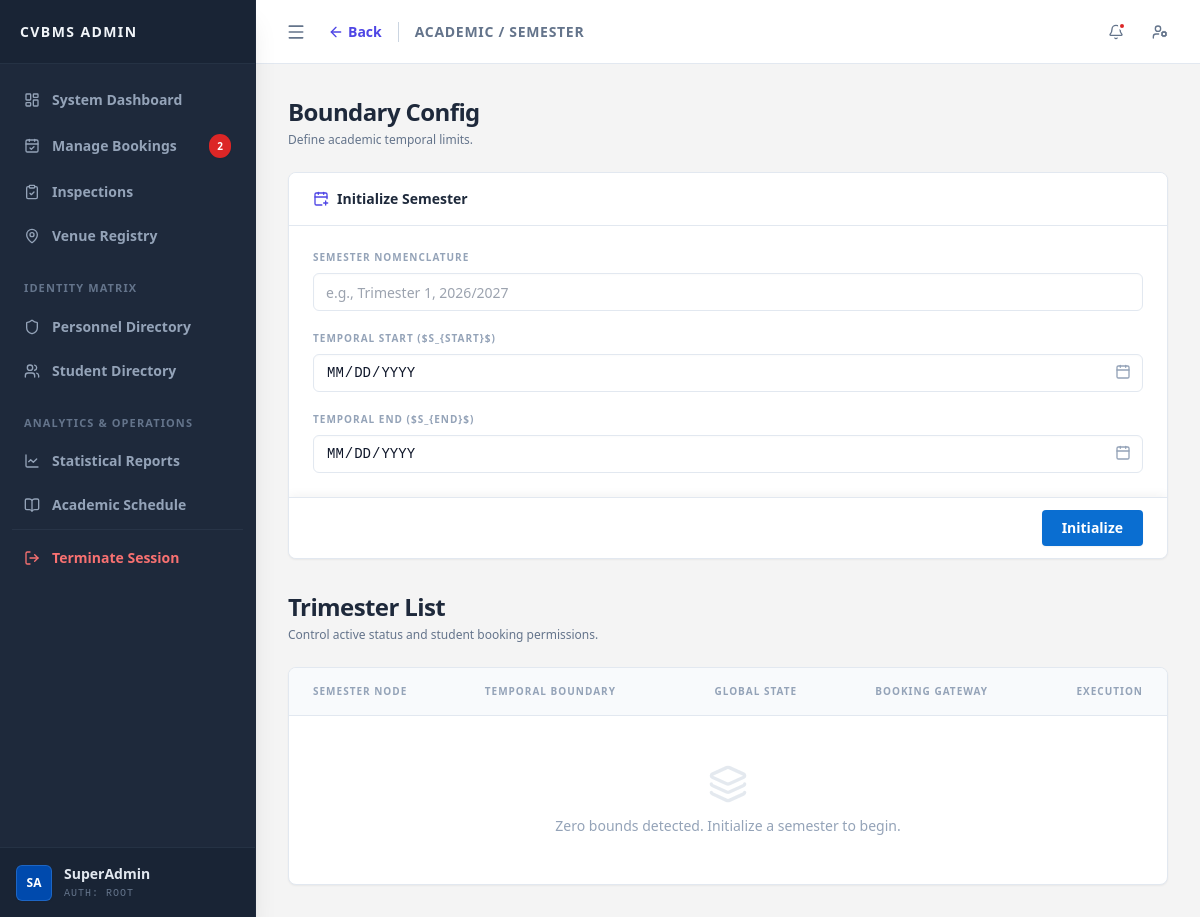
The app's page /admin/semester_management.php (signed in), older data.
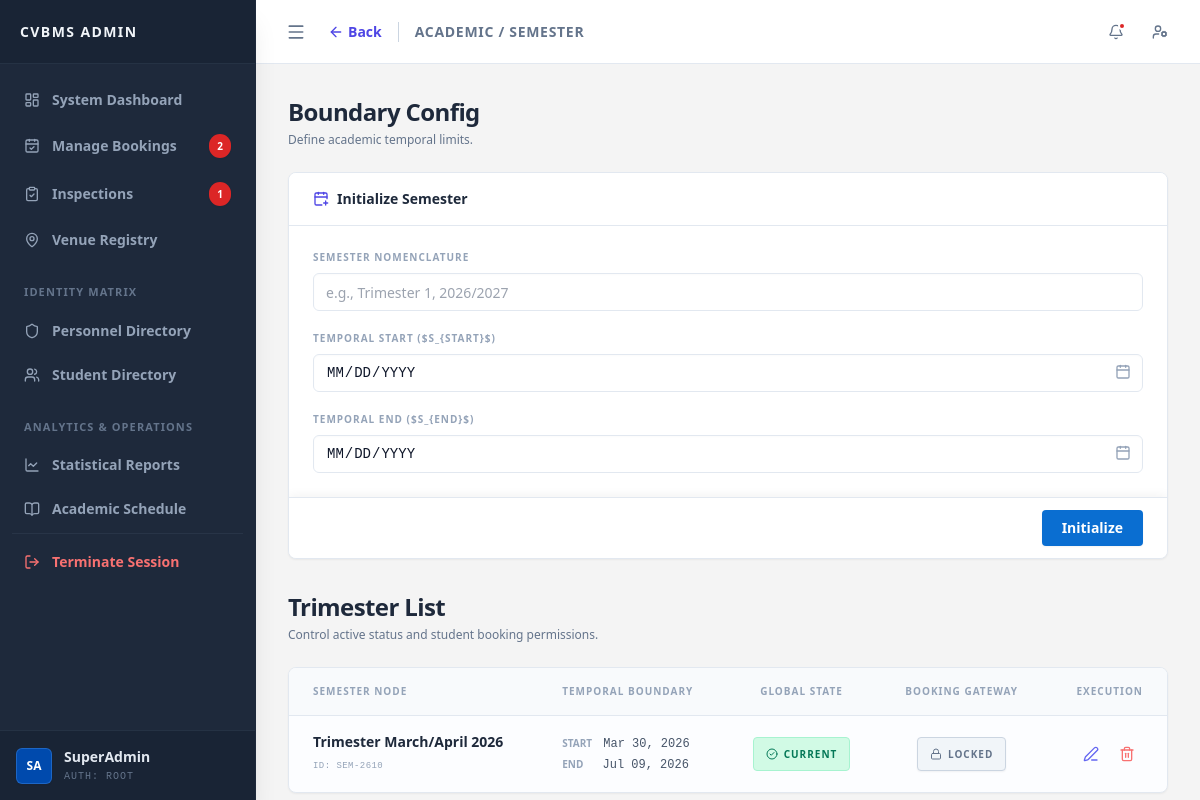
The same page, newer data.
### tables this page shows
CREATE TABLE `semester_config` (
  `sem_id` int(4) UNSIGNED NOT NULL,
  `sem_name` varchar(50) NOT NULL,
  `start_date` date NOT NULL,
  `end_date` date NOT NULL,
  `is_active` tinyint(1) NOT NULL DEFAULT 0,
  `is_booking_open` tinyint(1) NOT NULL DEFAULT 0
);

### admin/semester_management.php (the view, shortened to what the rows shown need)
<?php
require_once '../config/db.php';
$edit_data = null;
$sql = "SELECT * FROM semester_config ORDER BY start_date DESC";
$result = $conn->query($sql);
?>
<!DOCTYPE html>
<html lang="en">
<head>
    <script src="https://cdn.tailwindcss.com"></script>
    <link rel="stylesheet" href="layout.css?v=1.2">
    <link rel="stylesheet" href="../assets/css/fiori_forms.css">
</head>
<body class="bg-[#f4f4f4] text-slate-800 font-sans antialiased h-screen flex overflow-hidden">
    <main class="flex-1 flex flex-col h-screen overflow-hidden relative">
            <?php
                $topbar_content = '<div class="flex items-center">
                    <a href="academic.php" class="text-sm font-bold text-indigo-600 hover:text-indigo-800 flex items-center mr-4 transition-colors">
                        <i data-lucide="arrow-left" class="w-4 h-4 mr-1"></i> Back
                    </a>
                    <h2 class="text-sm font-bold text-slate-500 uppercase tracking-wider border-l border-slate-300 pl-4">Academic / Semester</h2>
                </div>';
                include('../includes/admin_topbar.php');
            ?>
        <div class="flex-1 overflow-y-auto p-8 scroll-smooth flex flex-col xl:flex-row gap-8">
            <div class="w-full xl:w-1/3 shrink-0">
                <div class="mb-6">
                    <h1 class="text-2xl font-extrabold text-slate-800 tracking-tight">Boundary Config</h1>
                </div>
                <form action="../actions/process_semester.php" method="POST" class="bg-white rounded-lg shadow-sm border border-slate-200 overflow-hidden flex flex-col">
                    <div class="px-6 py-4 border-b border-slate-200 bg-white">
                        <h2 class="text-sm font-bold text-slate-800 flex items-center">
                            <?php if ($edit_data): ?>
                                <i data-lucide="edit" class="w-4 h-4 mr-2 text-amber-500"></i> Modify Semester Node
                            <?php else: ?>
                                <i data-lucide="calendar-plus" class="w-4 h-4 mr-2 text-indigo-600"></i> Initialize Semester
                            <?php endif; ?>
                        </h2>
                    </div>
                </form>
            </div>
            <div class="w-full xl:w-2/3 flex flex-col">
                <div class="mb-6">
                    <h1 class="text-2xl font-extrabold text-slate-800 tracking-tight">Trimester List</h1>
                </div>
                <div class="bg-white rounded-lg shadow-sm border border-slate-200 flex-1 overflow-hidden flex flex-col">
                    <div class="overflow-x-auto">
                        <table class="w-full text-left border-collapse min-w-[700px]">
                            <thead class="bg-slate-50 text-[10px] text-slate-400 font-black uppercase tracking-widest border-b border-slate-200">
                                <tr>
                                    <th class="px-6 py-4">Semester Node</th>
                                    <th class="px-6 py-4">Temporal Boundary</th>
                                    <th class="px-6 py-4 text-center">Global State</th>
                                    <th class="px-6 py-4 text-center">Booking Gateway</th>
                                    <th class="px-6 py-4 text-right">Execution</th>
                                </tr>
                            </thead>
                            <tbody class="text-sm divide-y divide-slate-100">
                                <?php if ($result && $result->num_rows > 0): ?>
                                    <?php while($row = $result->fetch_assoc()):
                                        $is_active = (int)$row['is_active'] === 1;
                                        $is_open = (int)$row['is_booking_open'] === 1;
                                    ?>
                                    <tr class="hover:bg-slate-50 transition-colors <?php echo $is_active ? 'bg-indigo-50/20' : ''; ?>">
                                        <td class="px-6 py-4">
                                            <span class="font-bold text-slate-800 block"><?php echo htmlspecialchars($row['sem_name']); ?></span>
                                            <span class="text-[9px] text-slate-400 font-mono uppercase tracking-wider mt-1 block">ID: SEM-<?php echo $row['sem_id']; ?></span>
                                        </td>
                                        <td class="px-6 py-4">
                                            <span class="font-mono text-xs text-slate-600 block"><span class="mr-1 font-sans font-bold text-[10px] text-slate-400">START</span> <?php echo date('M d, Y', strtotime($row['start_date'])); ?></span>
                                            <span class="font-mono text-xs text-slate-600 block mt-1"><span class="mr-3 font-sans font-bold text-[10px] text-slate-400">END</span> <?php echo date('M d, Y', strtotime($row['end_date'])); ?></span>
                                        </td>
                                        <td class="px-6 py-4 text-center">
                                            <form action="../actions/process_semester.php" method="POST" class="inline-block">
                                                <?php if ($is_active): ?>
                                                    <button type="button" disabled class="px-3 py-1.5 bg-emerald-100 text-emerald-700 border border-emerald-200 rounded text-[10px] font-black uppercase tracking-widest cursor-default flex items-center mx-auto">
                                                        <i data-lucide="check-circle-2" class="w-3 h-3 mr-1.5"></i> Current
                                                    </button>
                                                <?php endif; ?>
                                            </form>
                                        </td>
                                        <td class="px-6 py-4 text-center">
                                            <form action="../actions/process_semester.php" method="POST" class="inline-block">
                                                <?php if ($is_open): ?>
                                                    <button type="button" onclick="triggerCustomModal(this.closest('form'), 'Lock the booking gateway? Students will immediately be blocked from reserving venues.')" class="px-3 py-1.5 bg-blue-50 text-blue-600 border border-blue-200 hover:bg-red-50 hover:text-red-600 hover:border-red-200 rounded text-[10px] font-black uppercase tracking-widest transition-colors flex items-center mx-auto shadow-sm group">
                                                        <i data-lucide="unlock" class="w-3 h-3 mr-1.5 group-hover:hidden"></i>
                                                        <i data-lucide="lock" class="w-3 h-3 mr-1.5 hidden group-hover:inline"></i>
                                                        Open
                                                    </button>
                                                <?php else: ?>
                                                    <button type="button" onclick="triggerCustomModal(this.closest('form'), 'Unlock the booking gateway? Students will be able to submit reservations.')" class="px-3 py-1.5 bg-slate-100 text-slate-500 border border-slate-300 hover:bg-blue-50 hover:text-blue-600 hover:border-blue-200 rounded text-[10px] font-black uppercase tracking-widest transition-colors flex items-center mx-auto shadow-sm group">
                                                        <i data-lucide="lock" class="w-3 h-3 mr-1.5 group-hover:hidden"></i>
                                                        Locked
                                                    </button>
                                                <?php endif; ?>
                                            </form>
                                        </td>
                                        <td class="px-6 py-4 text-right">
                                            <div class="flex items-center justify-end space-x-1">
                                                <a href="?edit=<?php echo $row['sem_id']; ?>" class="p-2 text-indigo-500 hover:bg-indigo-50 rounded transition" title="Modify Record">
                                                    <i data-lucide="edit-3" class="w-4 h-4"></i>
                                                </a>
                                                <form action="../actions/process_semester.php" method="POST" class="inline">
                                                    <button type="button" onclick="triggerCustomModal(this.closest('form'), 'CRITICAL WARNING: Purge this semester boundary? This action is irreversible.')" class="p-2 text-red-400 hover:bg-red-50 hover:text-red-600 rounded transition" title="Purge Boundary">
                                                        <i data-lucide="trash-2" class="w-4 h-4"></i>
                                                    </button>
                                                </form>
                                            </div>
                                        </td>
                                    </tr>
                                    <?php endwhile; ?>
                                <?php endif; ?>
                            </tbody>
                        </table>
                    </div>
                </div>
            </div>
        </div>
    </main>
</body>
</html>

Row changes from the older to the newer data that the page shows:
added semester_config: sem_name "Trimester March/April 2026", sem_id "2610", start_date "Mar 30, 2026", end_date "Jul 09, 2026", is_active 1 (drawn), is_booking_open 0 (drawn)
Text that changed along with them:
$pending_inspections_count: (not shown) → "1"
text no longer shown: "Zero bounds detected. Initialize a semester to begin."
